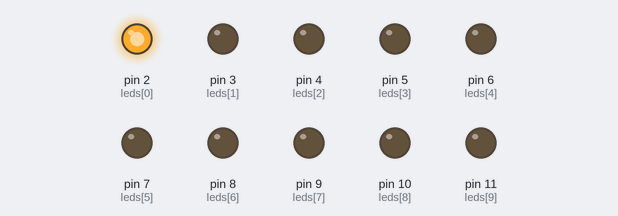
Recording of a sketch running on a simulated Arduino Uno, built with avr-gcc and run on an emulated ATmega328P. On the bench: output pins drawn as LEDs (lit = HIGH).

Above: at 0.05 s.
At 0.75 s:
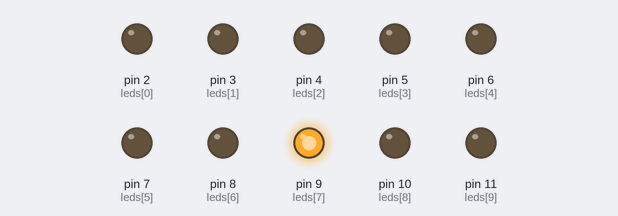
At 1.55 s:
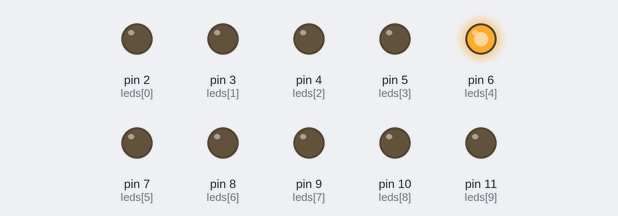
At 2.25 s:
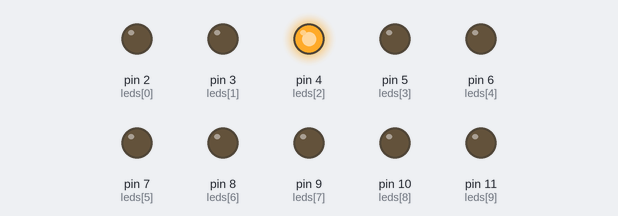
At 3.0 s:
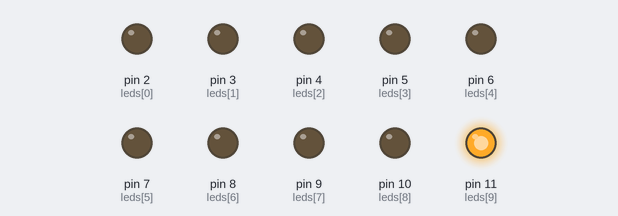
At 4.55 s:
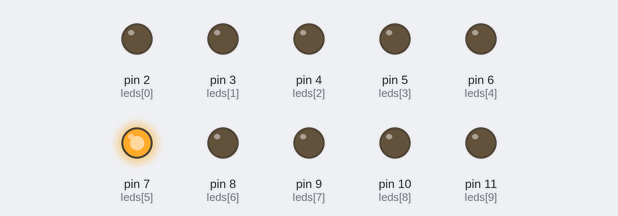
Timing chart, 0 to 4.8 s (numbered marks = the images above):
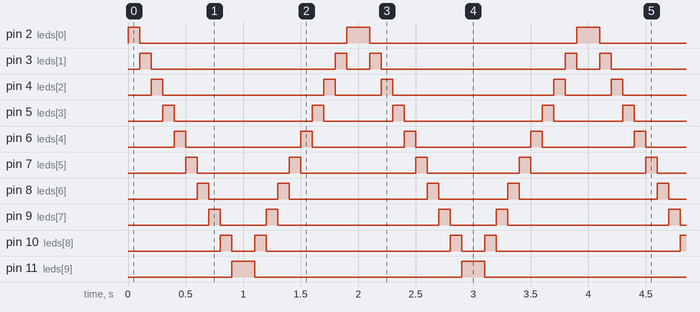

Measured:
- by itself, pin 2 (leds[0]): repeats every 2.0 s: LOW 1.8 s, HIGH 0.20 s
- by itself, pin 3 (leds[1]): repeats every 2.0 s: LOW 1.6 s, HIGH 0.10 s, LOW 0.20 s, HIGH 0.10 s
- by itself, pin 4 (leds[2]): repeats every 2.0 s: LOW 1.4 s, HIGH 0.10 s, LOW 0.40 s, HIGH 0.10 s
- by itself, pin 5 (leds[3]): repeats every 2.0 s: LOW 1.2 s, HIGH 0.10 s, LOW 0.60 s, HIGH 0.10 s
- by itself, pin 6 (leds[4]): repeats every 2.0 s: LOW 1.0 s, HIGH 0.10 s, LOW 0.80 s, HIGH 0.10 s
- by itself, pin 7 (leds[5]): repeats every 2.0 s: LOW 0.80 s, HIGH 0.10 s, LOW 1.0 s, HIGH 0.10 s
- by itself, pin 8 (leds[6]): repeats every 2.0 s: LOW 0.60 s, HIGH 0.10 s, LOW 1.2 s, HIGH 0.10 s
- by itself, pin 9 (leds[7]): repeats every 2.0 s: LOW 0.40 s, HIGH 0.10 s, LOW 1.4 s, HIGH 0.10 s

The sketch:

3.7.ino
```cpp
// Definição dos pinos dos LEDs
int leds[] = {2, 3, 4, 5, 6, 7, 8, 9, 10, 11};
int numLeds = 10; // Número total de LEDs
int delayTime = 100; // Tempo de delay entre os efeitos (em ms)

void setup() {
  // Configura os pinos dos LEDs como saída
  for (int i = 0; i < numLeds; i++) {
    pinMode(leds[i], OUTPUT);
    digitalWrite(leds[i], LOW); // Inicializa os LEDs desligados
  }
}

void loop() {
  efeitoSuperMaquina();
}

// Função para o efeito Super Máquina
void efeitoSuperMaquina() {
  // Acende os LEDs da esquerda para a direita
  for (int i = 0; i < numLeds; i++) {
    digitalWrite(leds[i], HIGH); // Acende o LED
    delay(delayTime);           // Aguarda
    digitalWrite(leds[i], LOW); // Apaga o LED
  }

  // Acende os LEDs da direita para a esquerda
  for (int i = numLeds - 1; i >= 0; i--) {
    digitalWrite(leds[i], HIGH); // Acende o LED
    delay(delayTime);           // Aguarda
    digitalWrite(leds[i], LOW); // Apaga o LED
  }
}
```
